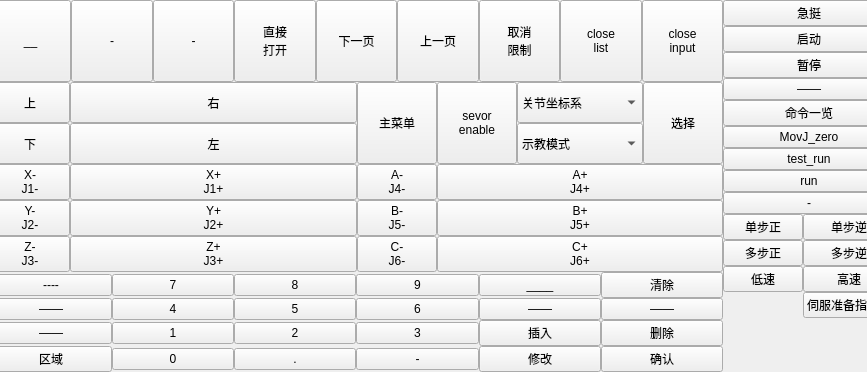
<?xml version="1.0" encoding="UTF-8"?>
<ui version="4.0">
 <class>SimulationKeypad</class>
 <widget class="QWidget" name="SimulationKeypad">
  <property name="geometry">
   <rect>
    <x>0</x>
    <y>0</y>
    <width>867</width>
    <height>372</height>
   </rect>
  </property>
  <property name="font">
   <font>
    <pointsize>9</pointsize>
   </font>
  </property>
  <property name="windowTitle">
   <string>Form</string>
  </property>
  <widget class="QWidget" name="layoutWidget">
   <property name="geometry">
    <rect>
     <x>-10</x>
     <y>0</y>
     <width>905</width>
     <height>372</height>
    </rect>
   </property>
   <layout class="QHBoxLayout" name="horizontalLayout_9">
    <property name="spacing">
     <number>0</number>
    </property>
    <item>
     <layout class="QVBoxLayout" name="verticalLayout_4">
      <item>
       <layout class="QHBoxLayout" name="horizontalLayout">
        <property name="spacing">
         <number>0</number>
        </property>
        <item>
         <widget class="QPushButton" name="pushButton_13">
          <property name="sizePolicy">
           <sizepolicy hsizetype="Expanding" vsizetype="Expanding">
            <horstretch>0</horstretch>
            <verstretch>0</verstretch>
           </sizepolicy>
          </property>
          <property name="text">
           <string>__</string>
          </property>
         </widget>
        </item>
        <item>
         <widget class="QPushButton" name="pushButton_24">
          <property name="sizePolicy">
           <sizepolicy hsizetype="Expanding" vsizetype="Expanding">
            <horstretch>0</horstretch>
            <verstretch>0</verstretch>
           </sizepolicy>
          </property>
          <property name="text">
           <string>-</string>
          </property>
         </widget>
        </item>
        <item>
         <widget class="QPushButton" name="pushButton_29">
          <property name="sizePolicy">
           <sizepolicy hsizetype="Expanding" vsizetype="Expanding">
            <horstretch>0</horstretch>
            <verstretch>0</verstretch>
           </sizepolicy>
          </property>
          <property name="text">
           <string>-</string>
          </property>
         </widget>
        </item>
        <item>
         <widget class="QPushButton" name="pushButton_31">
          <property name="sizePolicy">
           <sizepolicy hsizetype="Expanding" vsizetype="Expanding">
            <horstretch>0</horstretch>
            <verstretch>0</verstretch>
           </sizepolicy>
          </property>
          <property name="text">
           <string>直接
打开</string>
          </property>
         </widget>
        </item>
        <item>
         <widget class="QPushButton" name="pushButton_32">
          <property name="sizePolicy">
           <sizepolicy hsizetype="Expanding" vsizetype="Expanding">
            <horstretch>0</horstretch>
            <verstretch>0</verstretch>
           </sizepolicy>
          </property>
          <property name="text">
           <string>下一页</string>
          </property>
         </widget>
        </item>
        <item>
         <widget class="QPushButton" name="pushButton_30">
          <property name="sizePolicy">
           <sizepolicy hsizetype="Expanding" vsizetype="Expanding">
            <horstretch>0</horstretch>
            <verstretch>0</verstretch>
           </sizepolicy>
          </property>
          <property name="text">
           <string>上一页</string>
          </property>
         </widget>
        </item>
        <item>
         <widget class="QPushButton" name="pushButton_35">
          <property name="sizePolicy">
           <sizepolicy hsizetype="Expanding" vsizetype="Expanding">
            <horstretch>0</horstretch>
            <verstretch>0</verstretch>
           </sizepolicy>
          </property>
          <property name="text">
           <string>取消
限制</string>
          </property>
         </widget>
        </item>
        <item>
         <widget class="QPushButton" name="pushButton_close_list">
          <property name="sizePolicy">
           <sizepolicy hsizetype="Expanding" vsizetype="Expanding">
            <horstretch>0</horstretch>
            <verstretch>0</verstretch>
           </sizepolicy>
          </property>
          <property name="text">
           <string>close
list</string>
          </property>
         </widget>
        </item>
        <item>
         <widget class="QPushButton" name="pushButton_close_input">
          <property name="sizePolicy">
           <sizepolicy hsizetype="Expanding" vsizetype="Expanding">
            <horstretch>0</horstretch>
            <verstretch>0</verstretch>
           </sizepolicy>
          </property>
          <property name="text">
           <string>close
input</string>
          </property>
         </widget>
        </item>
       </layout>
      </item>
      <item>
       <layout class="QHBoxLayout" name="horizontalLayout_3">
        <property name="spacing">
         <number>0</number>
        </property>
        <item>
         <layout class="QFormLayout" name="formLayout">
          <property name="horizontalSpacing">
           <number>0</number>
          </property>
          <property name="verticalSpacing">
           <number>0</number>
          </property>
          <item row="0" column="0">
           <widget class="QPushButton" name="pushButton_simu_up">
            <property name="sizePolicy">
             <sizepolicy hsizetype="Expanding" vsizetype="Expanding">
              <horstretch>0</horstretch>
              <verstretch>0</verstretch>
             </sizepolicy>
            </property>
            <property name="text">
             <string>上</string>
            </property>
           </widget>
          </item>
          <item row="0" column="1">
           <widget class="QPushButton" name="pushButton_simu_right">
            <property name="sizePolicy">
             <sizepolicy hsizetype="Expanding" vsizetype="Expanding">
              <horstretch>0</horstretch>
              <verstretch>0</verstretch>
             </sizepolicy>
            </property>
            <property name="text">
             <string>右</string>
            </property>
           </widget>
          </item>
          <item row="1" column="0">
           <widget class="QPushButton" name="pushButton_simu_down">
            <property name="sizePolicy">
             <sizepolicy hsizetype="Expanding" vsizetype="Expanding">
              <horstretch>0</horstretch>
              <verstretch>0</verstretch>
             </sizepolicy>
            </property>
            <property name="text">
             <string>下</string>
            </property>
           </widget>
          </item>
          <item row="1" column="1">
           <widget class="QPushButton" name="pushButton_simu_left">
            <property name="sizePolicy">
             <sizepolicy hsizetype="Expanding" vsizetype="Expanding">
              <horstretch>0</horstretch>
              <verstretch>0</verstretch>
             </sizepolicy>
            </property>
            <property name="text">
             <string>左</string>
            </property>
           </widget>
          </item>
         </layout>
        </item>
        <item>
         <layout class="QHBoxLayout" name="horizontalLayout_2" stretch="1,1,2,1">
          <property name="spacing">
           <number>0</number>
          </property>
          <item>
           <widget class="QPushButton" name="pushButton_37">
            <property name="sizePolicy">
             <sizepolicy hsizetype="Expanding" vsizetype="Expanding">
              <horstretch>0</horstretch>
              <verstretch>0</verstretch>
             </sizepolicy>
            </property>
            <property name="text">
             <string>主菜单</string>
            </property>
           </widget>
          </item>
          <item>
           <widget class="QPushButton" name="pushButton_simu_sevoenabe">
            <property name="sizePolicy">
             <sizepolicy hsizetype="Expanding" vsizetype="Expanding">
              <horstretch>0</horstretch>
              <verstretch>0</verstretch>
             </sizepolicy>
            </property>
            <property name="text">
             <string>sevor
enable</string>
            </property>
           </widget>
          </item>
          <item>
           <layout class="QVBoxLayout" name="verticalLayout">
            <item>
             <widget class="QComboBox" name="comboBox_2">
              <property name="sizePolicy">
               <sizepolicy hsizetype="Expanding" vsizetype="Expanding">
                <horstretch>0</horstretch>
                <verstretch>0</verstretch>
               </sizepolicy>
              </property>
              <item>
               <property name="text">
                <string>关节坐标系</string>
               </property>
              </item>
              <item>
               <property name="text">
                <string>世界坐标系</string>
               </property>
              </item>
              <item>
               <property name="text">
                <string>圆柱坐标系</string>
               </property>
              </item>
              <item>
               <property name="text">
                <string>工具坐标系</string>
               </property>
              </item>
              <item>
               <property name="text">
                <string>工件坐标系</string>
               </property>
              </item>
             </widget>
            </item>
            <item>
             <widget class="QComboBox" name="comboBox">
              <property name="sizePolicy">
               <sizepolicy hsizetype="Expanding" vsizetype="Expanding">
                <horstretch>0</horstretch>
                <verstretch>0</verstretch>
               </sizepolicy>
              </property>
              <item>
               <property name="text">
                <string>示教模式</string>
               </property>
              </item>
              <item>
               <property name="text">
                <string>再现模式</string>
               </property>
              </item>
             </widget>
            </item>
           </layout>
          </item>
          <item>
           <widget class="QPushButton" name="pushButton_39">
            <property name="sizePolicy">
             <sizepolicy hsizetype="Expanding" vsizetype="Expanding">
              <horstretch>0</horstretch>
              <verstretch>0</verstretch>
             </sizepolicy>
            </property>
            <property name="text">
             <string>选择</string>
            </property>
           </widget>
          </item>
         </layout>
        </item>
       </layout>
      </item>
      <item>
       <layout class="QHBoxLayout" name="horizontalLayout_4">
        <property name="spacing">
         <number>0</number>
        </property>
        <item>
         <layout class="QFormLayout" name="formLayout_2">
          <property name="horizontalSpacing">
           <number>0</number>
          </property>
          <property name="verticalSpacing">
           <number>0</number>
          </property>
          <item row="0" column="0">
           <widget class="QPushButton" name="pushButton_simu_j1n">
            <property name="text">
             <string>X-
J1-</string>
            </property>
           </widget>
          </item>
          <item row="0" column="1">
           <widget class="QPushButton" name="pushButton_simu_j1p">
            <property name="text">
             <string>X+
J1+</string>
            </property>
           </widget>
          </item>
          <item row="1" column="0">
           <widget class="QPushButton" name="pushButton_simu_j2n">
            <property name="text">
             <string>Y-
J2-</string>
            </property>
           </widget>
          </item>
          <item row="1" column="1">
           <widget class="QPushButton" name="pushButton_j2p">
            <property name="text">
             <string>Y+
J2+</string>
            </property>
           </widget>
          </item>
          <item row="2" column="0">
           <widget class="QPushButton" name="pushButton_simu_j3n">
            <property name="text">
             <string>Z-
J3-</string>
            </property>
           </widget>
          </item>
          <item row="2" column="1">
           <widget class="QPushButton" name="pushButton_simu_j3p">
            <property name="text">
             <string>Z+
J3+</string>
            </property>
           </widget>
          </item>
         </layout>
        </item>
        <item>
         <layout class="QFormLayout" name="formLayout_3">
          <property name="horizontalSpacing">
           <number>0</number>
          </property>
          <property name="verticalSpacing">
           <number>0</number>
          </property>
          <item row="0" column="0">
           <widget class="QPushButton" name="pushButton_simu_j4n">
            <property name="text">
             <string>A-
J4-</string>
            </property>
           </widget>
          </item>
          <item row="0" column="1">
           <widget class="QPushButton" name="pushButton_j4p">
            <property name="text">
             <string>A+
J4+</string>
            </property>
           </widget>
          </item>
          <item row="1" column="0">
           <widget class="QPushButton" name="pushButton_j5n">
            <property name="text">
             <string>B-
J5-</string>
            </property>
           </widget>
          </item>
          <item row="1" column="1">
           <widget class="QPushButton" name="pushButton_j5p">
            <property name="text">
             <string>B+
J5+</string>
            </property>
           </widget>
          </item>
          <item row="2" column="0">
           <widget class="QPushButton" name="pushButton_j6n">
            <property name="text">
             <string>C-
J6-</string>
            </property>
           </widget>
          </item>
          <item row="2" column="1">
           <widget class="QPushButton" name="pushButton_j6p">
            <property name="text">
             <string>C+
J6+</string>
            </property>
           </widget>
          </item>
         </layout>
        </item>
       </layout>
      </item>
      <item>
       <layout class="QVBoxLayout" name="verticalLayout_2">
        <item>
         <layout class="QHBoxLayout" name="horizontalLayout_5">
          <property name="spacing">
           <number>0</number>
          </property>
          <item>
           <widget class="QPushButton" name="pushButton_42">
            <property name="text">
             <string>----</string>
            </property>
           </widget>
          </item>
          <item>
           <widget class="QPushButton" name="pushButton_41">
            <property name="text">
             <string>7</string>
            </property>
           </widget>
          </item>
          <item>
           <widget class="QPushButton" name="pushButton_38">
            <property name="text">
             <string>8</string>
            </property>
           </widget>
          </item>
          <item>
           <widget class="QPushButton" name="pushButton_47">
            <property name="text">
             <string>9</string>
            </property>
           </widget>
          </item>
          <item>
           <widget class="QPushButton" name="pushButton_50">
            <property name="text">
             <string>____</string>
            </property>
           </widget>
          </item>
          <item>
           <widget class="QPushButton" name="pushButton_simu_clear">
            <property name="text">
             <string>清除</string>
            </property>
           </widget>
          </item>
         </layout>
        </item>
        <item>
         <layout class="QHBoxLayout" name="horizontalLayout_6">
          <property name="spacing">
           <number>0</number>
          </property>
          <item>
           <widget class="QPushButton" name="pushButton_44">
            <property name="text">
             <string>——</string>
            </property>
           </widget>
          </item>
          <item>
           <widget class="QPushButton" name="pushButton_43">
            <property name="text">
             <string>4</string>
            </property>
           </widget>
          </item>
          <item>
           <widget class="QPushButton" name="pushButton_45">
            <property name="text">
             <string>5</string>
            </property>
           </widget>
          </item>
          <item>
           <widget class="QPushButton" name="pushButton_46">
            <property name="text">
             <string>6</string>
            </property>
           </widget>
          </item>
          <item>
           <widget class="QPushButton" name="pushButton_49">
            <property name="text">
             <string>——</string>
            </property>
           </widget>
          </item>
          <item>
           <widget class="QPushButton" name="pushButton_51">
            <property name="text">
             <string>——</string>
            </property>
           </widget>
          </item>
         </layout>
        </item>
        <item>
         <layout class="QHBoxLayout" name="horizontalLayout_7">
          <property name="spacing">
           <number>0</number>
          </property>
          <item>
           <widget class="QPushButton" name="pushButton_56">
            <property name="text">
             <string>——</string>
            </property>
           </widget>
          </item>
          <item>
           <widget class="QPushButton" name="pushButton_53">
            <property name="text">
             <string>1</string>
            </property>
           </widget>
          </item>
          <item>
           <widget class="QPushButton" name="pushButton_60">
            <property name="text">
             <string>2</string>
            </property>
           </widget>
          </item>
          <item>
           <widget class="QPushButton" name="pushButton_54">
            <property name="text">
             <string>3</string>
            </property>
           </widget>
          </item>
          <item>
           <widget class="QPushButton" name="pushButton_simu_insert">
            <property name="text">
             <string>插入</string>
            </property>
           </widget>
          </item>
          <item>
           <widget class="QPushButton" name="pushButton_simu_delete">
            <property name="text">
             <string>删除</string>
            </property>
           </widget>
          </item>
         </layout>
        </item>
        <item>
         <layout class="QHBoxLayout" name="horizontalLayout_8">
          <property name="spacing">
           <number>0</number>
          </property>
          <item>
           <widget class="QPushButton" name="pushButton_52">
            <property name="text">
             <string>区域</string>
            </property>
           </widget>
          </item>
          <item>
           <widget class="QPushButton" name="pushButton_58">
            <property name="text">
             <string>0</string>
            </property>
           </widget>
          </item>
          <item>
           <widget class="QPushButton" name="pushButton_57">
            <property name="text">
             <string>.</string>
            </property>
           </widget>
          </item>
          <item>
           <widget class="QPushButton" name="pushButton_61">
            <property name="text">
             <string>-</string>
            </property>
           </widget>
          </item>
          <item>
           <widget class="QPushButton" name="pushButton_simu_modify">
            <property name="text">
             <string>修改</string>
            </property>
           </widget>
          </item>
          <item>
           <widget class="QPushButton" name="pushButton_simu_ensure">
            <property name="text">
             <string>确认</string>
            </property>
           </widget>
          </item>
         </layout>
        </item>
       </layout>
      </item>
     </layout>
    </item>
    <item>
     <layout class="QVBoxLayout" name="verticalLayout_3">
      <property name="spacing">
       <number>0</number>
      </property>
      <item>
       <widget class="QPushButton" name="pushButton_emer_stop">
        <property name="text">
         <string>急挺</string>
        </property>
       </widget>
      </item>
      <item>
       <widget class="QPushButton" name="pushButton_simu_start">
        <property name="text">
         <string>启动</string>
        </property>
       </widget>
      </item>
      <item>
       <widget class="QPushButton" name="pushButton_simu_stop">
        <property name="text">
         <string>暂停</string>
        </property>
       </widget>
      </item>
      <item>
       <widget class="QPushButton" name="pushButton_67">
        <property name="text">
         <string>——</string>
        </property>
       </widget>
      </item>
      <item>
       <widget class="QPushButton" name="commandviewpushButton">
        <property name="text">
         <string>命令一览</string>
        </property>
       </widget>
      </item>
      <item>
       <widget class="QPushButton" name="pushButton_simu_movj_zero">
        <property name="text">
         <string>MovJ_zero</string>
        </property>
       </widget>
      </item>
      <item>
       <widget class="QPushButton" name="pushButton_simu_test_run">
        <property name="text">
         <string>test_run</string>
        </property>
       </widget>
      </item>
      <item>
       <widget class="QPushButton" name="pushButton_simu_run">
        <property name="text">
         <string>run</string>
        </property>
       </widget>
      </item>
      <item>
       <widget class="QPushButton" name="pushButton_26">
        <property name="text">
         <string>-</string>
        </property>
       </widget>
      </item>
      <item>
       <layout class="QFormLayout" name="formLayout_4">
        <property name="horizontalSpacing">
         <number>0</number>
        </property>
        <property name="verticalSpacing">
         <number>0</number>
        </property>
        <item row="0" column="0">
         <widget class="QPushButton" name="pushButton_simu_SingleSP">
          <property name="text">
           <string>单步正</string>
          </property>
         </widget>
        </item>
        <item row="0" column="1">
         <widget class="QPushButton" name="pushButton_simu_SingleSN">
          <property name="text">
           <string>单步逆</string>
          </property>
         </widget>
        </item>
        <item row="1" column="0">
         <widget class="QPushButton" name="pushButton_simu_MultiSP">
          <property name="text">
           <string>多步正</string>
          </property>
         </widget>
        </item>
        <item row="1" column="1">
         <widget class="QPushButton" name="pushButton_simu_MultiSN">
          <property name="text">
           <string>多步逆</string>
          </property>
         </widget>
        </item>
        <item row="2" column="1">
         <widget class="QPushButton" name="pushButton_27">
          <property name="text">
           <string>高速</string>
          </property>
         </widget>
        </item>
        <item row="2" column="0">
         <widget class="QPushButton" name="pushButton_28">
          <property name="text">
           <string>低速</string>
          </property>
         </widget>
        </item>
        <item row="3" column="1">
         <widget class="QPushButton" name="pushButton_40">
          <property name="text">
           <string>伺服准备指示灯</string>
          </property>
         </widget>
        </item>
       </layout>
      </item>
     </layout>
    </item>
   </layout>
  </widget>
 </widget>
 <resources/>
 <connections/>
</ui>
